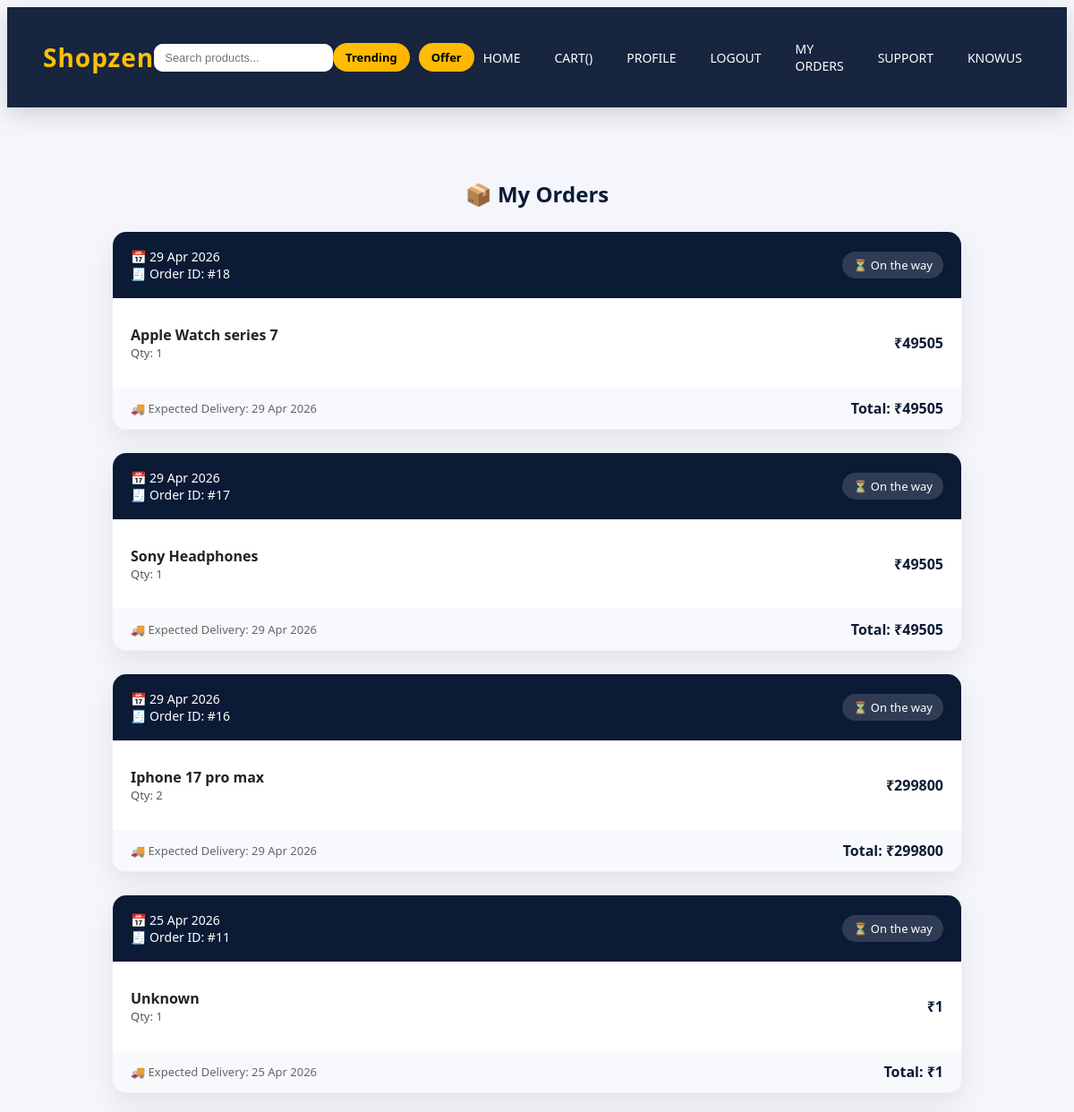
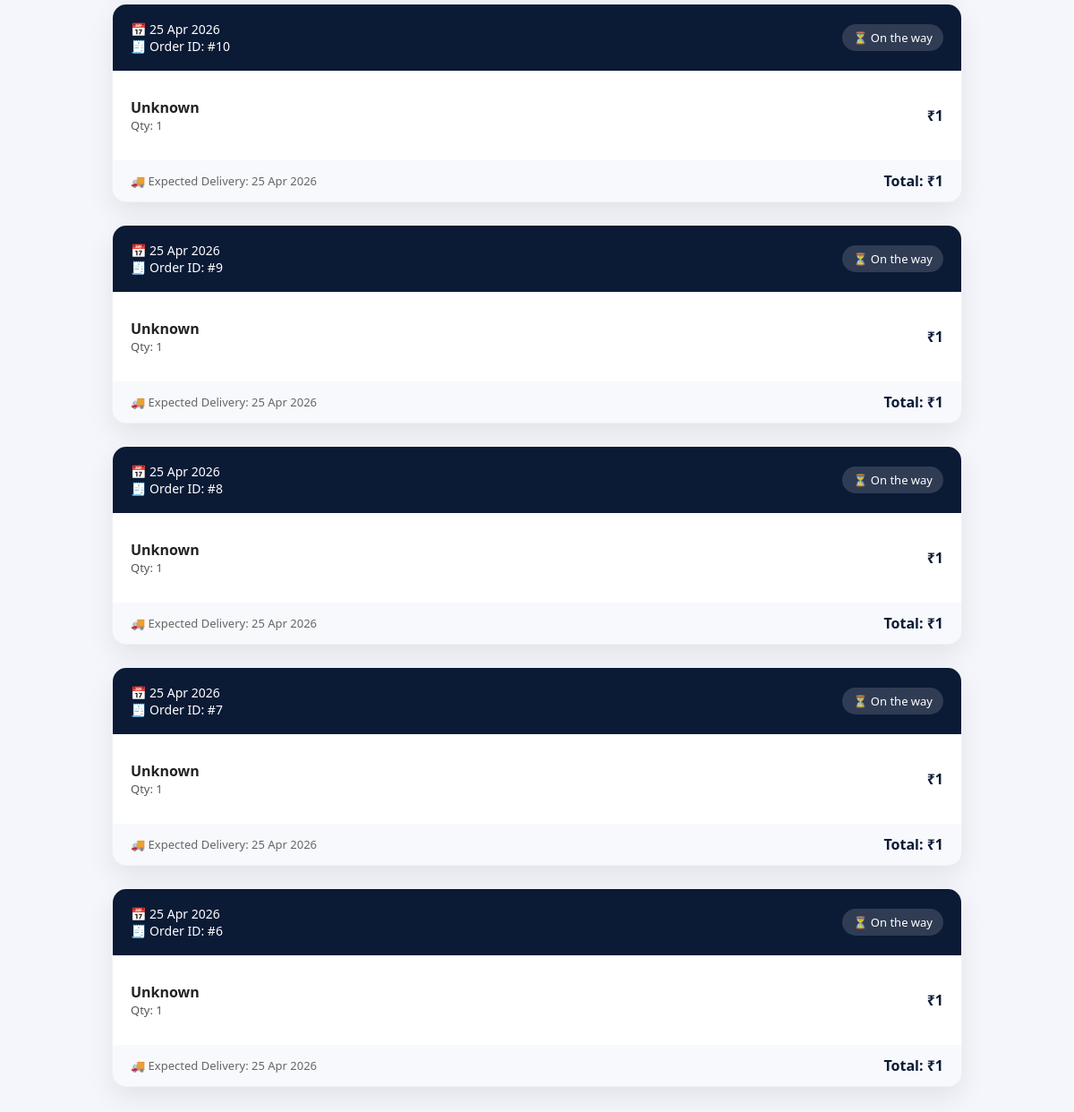
The page /orders/ (signed in) on the database its author committed (2 pictures, top to bottom).
### base/models.py (models this page shows)
class Order(models.Model):
    user = models.ForeignKey(User, on_delete=models.CASCADE)
    pname = models.CharField(max_length=200)
    price = models.IntegerField()
    quantity = models.IntegerField()
    totalprice = models.IntegerField()
    pimage = models.ImageField(upload_to='orders/', null=True, blank=True)
    created_at = models.DateTimeField(auto_now_add=True)

### base/views.py (the view)
# urls.py: path('orders/', orders, name='orders'),
def orders(request):
    user_orders = Order.objects.filter(user=request.user).order_by('-id')
    return render(request, 'orders.html', {
        'orders': user_orders,
        'page_type': 'main'
    })

### base/templates/orders.html (shortened to what this page needs)
{% extends 'main.html' %}
{% block content %}
<div class="orders-container">
    <h2 class="orders-title">📦 My Orders</h2>
    {% for o in orders %}
    <div class="order-card">
        <div class="order-header">
            <div class="order-info">
                📅 {{ o.created_at|date:"d M Y" }} <br>
                🧾 Order ID: #{{ o.id }}
            </div>
            <div class="status">
                ⏳ On the way
            </div>
        </div>
        <div class="order-body">
            <div class="product-row">
                <div>
                    <div class="product-name">{{ o.pname }}</div>
                    <div class="product-qty">Qty: {{ o.quantity }}</div>
                </div>
                <div class="product-price">
                    ₹{{ o.totalprice }}
                </div>
            </div>
        </div>
        <div class="order-footer">
            <div class="delivery">
                🚚 Expected Delivery: {{ o.created_at|date:"d M Y" }}
            </div>
            <div class="total">
                Total: ₹{{ o.totalprice }}
            </div>
        </div>
    </div>
    {% empty %}
    <div class="empty-box">
        <h3>No orders yet</h3>
        <p>Start shopping to see your orders here.</p>
        <a href="{% url 'home' %}" class="shop-btn">Continue Shopping</a>
    </div>
    {% endfor %}
</div>
{% endblock %}

### static/css/style.css (style rules this page uses)
:root { --primary: #0b1a35; --accent: #ffc107; --text: #ffffff; }

### base/templates/orders.html (style rules this page uses)
body { background: #f4f6fb; font-family: 'Segoe UI', sans-serif; }
.orders-container { max-width: 950px; margin: 50px auto; padding: 10px; }
.orders-title { text-align: center; margin-bottom: 25px; color: #0b1a35; }
.order-card { background: #ffffff; border-radius: 16px; margin-bottom: 25px; overflow: hidden; box-shadow: 0 12px 30px rgba(0,0,0,0.08); border: 1px solid #eef1f6; }
.order-header { background: #0b1a35; color: #fff; padding: 18px 20px; display: flex; justify-content: space-between; align-items: center; }
.order-info { font-size: 14px; }
.status { background: rgba(255,255,255,0.15); padding: 6px 12px; border-radius: 20px; font-size: 13px; }
.order-body { padding: 18px 20px; }
.product-row { display: flex; justify-content: space-between; align-items: center; padding: 12px 0; border-bottom: 1px solid #eee; }
.product-row:last-child { border-bottom: none; }
.product-name { font-weight: 600; color: #222; }
.product-qty { font-size: 13px; color: #555; }
.product-price { font-weight: bold; color: #0b1a35; }
.order-footer { background: #f8f9fc; padding: 12px 20px; display: flex; justify-content: space-between; align-items: center; }
.total { font-weight: bold; color: #0b1a35; }
.delivery { font-size: 13px; color: #666; }

### rows shown on the page
Order: created_at "29 Apr 2026", id "18", pname "Apple Watch series 7", quantity "1", totalprice "49505"
Order: created_at "29 Apr 2026", id "17", pname "Sony Headphones", quantity "1", totalprice "49505"
Order: created_at "29 Apr 2026", id "16", pname "Iphone 17 pro max", quantity "2", totalprice "299800"
Order: created_at "25 Apr 2026", id "11", pname "Unknown", quantity "1", totalprice "1"
Order: created_at "25 Apr 2026", id "10", pname "Unknown", quantity "1", totalprice "1"
Order: created_at "25 Apr 2026", id "9", pname "Unknown", quantity "1", totalprice "1"
Order: created_at "25 Apr 2026", id "8", pname "Unknown", quantity "1", totalprice "1"
Order: created_at "25 Apr 2026", id "7", pname "Unknown", quantity "1", totalprice "1"
Order: created_at "25 Apr 2026", id "6", pname "Unknown", quantity "1", totalprice "1"
